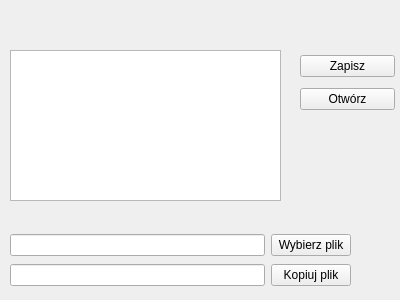
<?xml version="1.0" encoding="UTF-8"?>
<ui version="4.0">
 <class>opisWykresu</class>
 <widget class="QWidget" name="opisWykresu">
  <property name="geometry">
   <rect>
    <x>0</x>
    <y>0</y>
    <width>400</width>
    <height>300</height>
   </rect>
  </property>
  <property name="windowTitle">
   <string>Form</string>
  </property>
  <widget class="QTextEdit" name="textEdit">
   <property name="geometry">
    <rect>
     <x>10</x>
     <y>50</y>
     <width>271</width>
     <height>151</height>
    </rect>
   </property>
  </widget>
  <widget class="QWidget" name="">
   <property name="geometry">
    <rect>
     <x>300</x>
     <y>50</y>
     <width>95</width>
     <height>65</height>
    </rect>
   </property>
   <layout class="QVBoxLayout" name="verticalLayout">
    <item>
     <widget class="QPushButton" name="SaveBtn">
      <property name="text">
       <string>Zapisz</string>
      </property>
     </widget>
    </item>
    <item>
     <widget class="QPushButton" name="OpenBtn">
      <property name="text">
       <string>Otwórz</string>
      </property>
     </widget>
    </item>
   </layout>
  </widget>
  <widget class="QWidget" name="">
   <property name="geometry">
    <rect>
     <x>10</x>
     <y>230</y>
     <width>341</width>
     <height>30</height>
    </rect>
   </property>
   <layout class="QHBoxLayout" name="horizontalLayout">
    <item>
     <widget class="QLineEdit" name="sourceLineEdit"/>
    </item>
    <item>
     <widget class="QPushButton" name="selectBtn">
      <property name="text">
       <string>Wybierz plik</string>
      </property>
     </widget>
    </item>
   </layout>
  </widget>
  <widget class="QWidget" name="">
   <property name="geometry">
    <rect>
     <x>10</x>
     <y>260</y>
     <width>341</width>
     <height>30</height>
    </rect>
   </property>
   <layout class="QHBoxLayout" name="horizontalLayout_2">
    <item>
     <widget class="QLineEdit" name="destLineEdit"/>
    </item>
    <item>
     <widget class="QPushButton" name="CopyBtn">
      <property name="text">
       <string>Kopiuj plik</string>
      </property>
     </widget>
    </item>
   </layout>
  </widget>
 </widget>
 <resources/>
 <connections/>
</ui>
